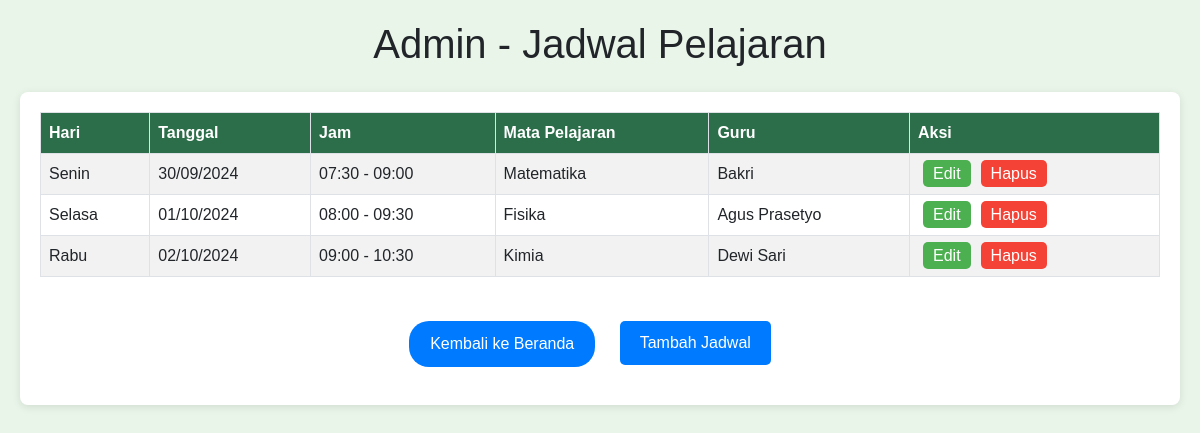
Screenshot of /admin/admin_jadwal.php with the database file from the repository.
### tables this page shows
CREATE TABLE `jadwal_pelajaran` (
  `id` int(11) NOT NULL,
  `hari` varchar(10) NOT NULL,
  `tanggal` date NOT NULL,
  `jam_mulai` time NOT NULL,
  `jam_selesai` time NOT NULL,
  `mata_pelajaran` varchar(100) NOT NULL,
  `guru` varchar(100) NOT NULL
);

### admin/admin_jadwal.php (the view, shortened to what this page needs)
<?php
include '../includes/db.php';
$sql = "SELECT * FROM jadwal_pelajaran ORDER BY FIELD(hari, 'Senin', 'Selasa', 'Rabu', 'Kamis', 'Jumat', 'Sabtu'), tanggal, jam_mulai";
$result = $conn->query($sql);
?>
<!DOCTYPE html>
<html lang="en">
<head>
    <link href="https://cdn.jsdelivr.net/npm/bootstrap@5.3.0/dist/css/bootstrap.min.css" rel="stylesheet">
</head>
<body>
    <header class="text-center mb-4">
        <h1>Admin - Jadwal Pelajaran</h1>
    </header>
    <main>
        <div class="table-container">
            <table class="table table-striped table-bordered">
                <thead>
                    <tr>
                        <th>Hari</th>
                        <th>Tanggal</th>
                        <th>Jam</th>
                        <th>Mata Pelajaran</th>
                        <th>Guru</th>
                        <th>Aksi</th>
                    </tr>
                </thead>
                <tbody>
                <?php
                if ($result->num_rows > 0) {
                    while($row = $result->fetch_assoc()) {
                        echo "<tr>";
                        echo "<td>" . htmlspecialchars($row['hari']) . "</td>";
                        echo "<td>" . date('d/m/Y', strtotime($row['tanggal'])) . "</td>";
                        echo "<td>" . date('H:i', strtotime($row['jam_mulai'])) . " - " . date('H:i', strtotime($row['jam_selesai'])) . "</td>";
                        echo "<td>" . htmlspecialchars($row['mata_pelajaran']) . "</td>";
                        echo "<td>" . htmlspecialchars($row['guru']) . "</td>";
                        echo "<td>";
                        echo "<a href='edit_jadwal.php?id=" . $row['id'] . "' class='btn-action btn-edit'>Edit</a>";
                        echo "<a href='delete_jadwal.php?id=" . $row['id'] . "' class='btn-action btn-delete' onclick=\"return confirm('Apakah Anda yakin ingin menghapus data ini?');\">Hapus</a>";
                        echo "</td>";
                        echo "</tr>";
                    }
                } else {
                    echo "<tr><td colspan='6' class='text-center'>Tidak ada data jadwal pelajaran.</td></tr>";
                }
                ?>
                </tbody>
            </table>
            <div class="text-center mt-4">
                <a href="admin_panel.php" class="btn btn-home">Kembali ke Beranda</a>
                <a href="add_jadwal.php" class="btn-add">Tambah Jadwal</a>
            </div>
        </div>
    </main>
</body>
</html>

### admin/admin_jadwal.php (style rules this page uses)
body { background-color: #e9f5e9; padding: 20px; font-family: Arial, sans-serif; }
.table-container { background: #fff; padding: 20px; border-radius: 8px; box-shadow: 0 2px 8px rgba(0, 0, 0, 0.1); }
.table thead th { background-color: #2c6e49; color: #fff; }
.btn-home { background-color: #007bff; color: white; border-radius: 20px; padding: 10px 20px; transition: background-color 0.3s; }
.btn-action { padding: 5px 10px; margin: 5px; text-decoration: none; border-radius: 5px; }
.btn-edit { background-color: #4CAF50; color: white; }
.btn-delete { background-color: #f44336; color: white; }
.btn-add { display: inline-block; margin: 20px; background-color: #007bff; color: white; padding: 10px 20px; text-decoration: none; border-radius: 5px; }

### rows the page displays
jadwal_pelajaran: hari "Senin", tanggal "30/09/2024", jam_mulai "07:30", jam_selesai "09:00", mata_pelajaran "Matematika", guru "Bakri"
jadwal_pelajaran: hari "Selasa", tanggal "01/10/2024", jam_mulai "08:00", jam_selesai "09:30", mata_pelajaran "Fisika", guru "Agus Prasetyo"
jadwal_pelajaran: hari "Rabu", tanggal "02/10/2024", jam_mulai "09:00", jam_selesai "10:30", mata_pelajaran "Kimia", guru "Dewi Sari"
